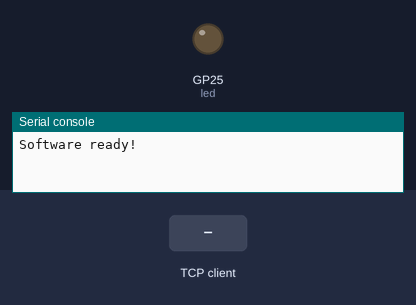
Bench run of a program on a simulated Raspberry Pi Pico running MicroPython. Shown: output pins drawn as LEDs (lit = HIGH), the last lines printed to the serial console. Dashed ring = blinking. The test bench sets the inputs (shaded band). The board's own WiFi access point starts at once; one TCP client connects 1 s after the port opens and stays connected.

Above: at 1.2 s.
1.3 s: the TCP client sends "state"
At 4.6 s:
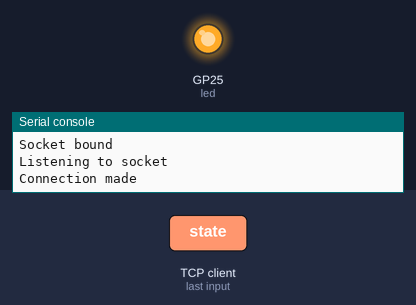
5.7 s: the TCP client sends "Testing"
9.4 s: the TCP client sends "Starting"
At 10.7 s:
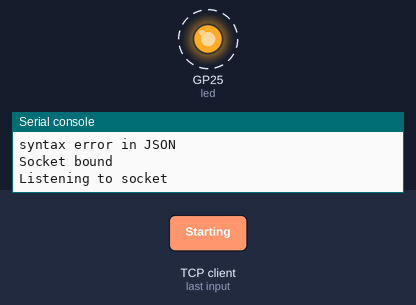
Timing chart, 0 to 12.6 s (numbered marks = the images above; inputs shaded):
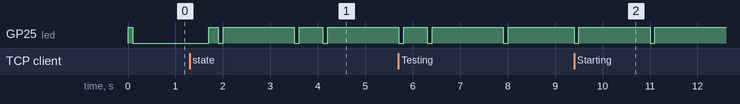

The program:

servoUDP.py
```python
# -------------------------- Main program --------------------------
# ---------- Packages ----------
import json
from time import sleep
from machine import Pin
import network
import socket


# ---------- Variables ----------
wlan = network.WLAN(network.AP_IF)
s = None
sConn = None

powerBtnPin = 2
powerBtn = Pin(powerBtnPin, Pin.IN, Pin.PULL_UP)


# ---------- Functions ----------
def runProgram():
    return (powerBtn.value() == 1)

def processData(data):
    blink(1)
    print("Data received: " + data)
    data_object = json.loads(data)
    data_title = data_object["title"]
    data_data = data_object["data"]
    if data_title and data_data:
        if (data_title == "state"):
            print(data_data)
            if (data_data == "Testing"):
                testProcess()
            if (data_data == "Starting" or data_data == "Stopping"):
                servo_SetPosition(servo_currentPosition_Percentage)

def testProcess():
    servo_SetPosition(-100)
    sleep(2)
    servo_SetPosition(0)
    sleep(2)
    servo_SetPosition(100)
    sleep(2)
    servo_SetPosition(0)


# ---------- Program ----------
def boot():
    print('Software ready!')
    while True:
        blink(1)
        sleep(1)
        while not runProgram:
            pass
        print("Powered on!")
        main()
        while runProgram:
            pass
        print("Powered off!")

def main():
    try:
        # Set the default turn position
        servo_SetPosition(servo_currentPosition_Percentage)
        # Stop possible previous network
        stopNetwork()
        # Setup the network
        setupNetwork()
        # Make a socket
        makeSocket(wlan)
        while runProgram:
            try:
                # Listen to the socket
                receiveSocketData(s)
            except Exception as e:
                print(e)
                # Remake a socket
                makeSocket(wlan)
    except Exception as e:
        print(e)


# ---------- Packages ----------
import machine


# ---------- Variables ----------
# Servo pin number
servoPin = 25

# Servo turn values
servo_analogRange = 225       # [ 0 ; 360 ]
servo_digitalRange = 180      # [ 0 ; servo_analogRange ]
servo_analogOffset = 4       # [ 0 ; servo_digitalOffset ]
servo_digitalOffset = 45      # [ 0 ; servo_analogRange - servo_digitalRange ]
servo_marginAngle = 50        # [ 0 ; actualRange / 2]

# Calculated servo turn values
servo_actualStart_Degrees = servo_digitalOffset + 2 * servo_analogOffset + servo_marginAngle
servo_actualEnd_Degrees = servo_digitalRange + servo_digitalOffset - servo_marginAngle
servo_actualRange_Degrees = servo_actualEnd_Degrees - servo_actualStart_Degrees

# Position values
servo_currentPosition_Percentage = 0      # [ -100 ; 100 ]

# ---------- Functions ----------
# --- Machine functions ---

# Convert degrees to analog data
def servo_DegreesToAnalog(position_Degrees):
    position_Analog = round((position_Degrees * 8000 / 225 + 1000) / 50) * 50
    return position_Analog

# Convert analog data to degrees
def servo_AnalogToDegrees(position_Analog):
    position_Degrees = round((position_Analog - 1000) / 8000 * 225)
    return position_Degrees

# Convert percentage to degrees
def servo_PercentageToDegrees(position_Percentage):
    positionProcessed_Degrees = servo_analogRange - ((position_Percentage / 100 + 1) / 2 * servo_actualRange_Degrees + servo_actualStart_Degrees)
    return positionProcessed_Degrees

# Turn function using percentage as input
def servo_TurnPercentage(position_Percentage):
    # Position(%) ∈ [ -100 ; 100 ]
    positionProcessed_Percentage = min(max(position_Percentage, -100), 100)

    # Save new position
    global servo_currentPosition_Percentage
    servo_currentPosition_Percentage = positionProcessed_Percentage

    # Convert position from percentage to degrees
    positionProcessed_Degrees = servo_PercentageToDegrees(positionProcessed_Percentage)

    # Convert position from degrees to analog data
    positionProcessed_Analog = servo_DegreesToAnalog(positionProcessed_Degrees)
    # Turn
    servo_TurnAnalog(positionProcessed_Analog)

    print(positionProcessed_Percentage, "% | ", positionProcessed_Degrees, "° | ", positionProcessed_Analog)

# Turn function using analog data as input
def servo_TurnAnalog(position_Analog):
    global servoPin
    servo = machine.PWM(machine.Pin(servoPin))
    servo.freq(50)
    servo.duty_u16(position_Analog)

# --- User functions ---

# Set position
def servo_SetPosition(position_Percentage):
    servo_TurnPercentage(position_Percentage)

# Full left turn
def servo_FullLeft():
    servo_TurnPercentage(-100)

# Full right turn
def servo_FullRight():
    servo_TurnPercentage(100)

# Turn left n degrees
def servo_TurnLeft(positionChange_Percentage):
    global servo_currentPosition_Percentage
    servo_currentPosition_Percentage -= positionChange_Percentage
    servo_TurnPercentage(servo_currentPosition_Percentage)

# Turn right n degrees
def servo_TurnRight(positionChange_Percentage):
    global servo_currentPosition_Percentage
    servo_currentPosition_Percentage += positionChange_Percentage
    servo_TurnPercentage(servo_currentPosition_Percentage)


# -------------------------- UDP receiver --------------------------
# ---------- Packages ----------
import network
import socket
from time import sleep
from machine import Pin
import select

# ---------- Led ----------
led = Pin("LED", Pin.OUT)
led.off()
def blink(blinks):
  for i in range(0, blinks):
    led.toggle()
    sleep(0.1)
    led.toggle()
    sleep(0.2)
  sleep(0.3)

# ---------- Setup network ----------
def setupNetwork():
    global wlan
    print('Setting up network...')
    # Set network type
    wlan = network.WLAN(network.AP_IF)
    # Set the name and password of the WiFi AP
    ssid = "Tesla Mini"
    password = ".'.'.'.'"
    # Create the WiFi AP
    # ip, subnet, gateway, dns
    wlan.ifconfig(('192.168.4.1', '255.255.255.0', '192.168.4.1', '8.8.8.8'))
    wlan.config(essid=ssid, password=password)
    # Start network
    print('Starting network...')
    wlan.active(True)
    # Wait to start
    while wlan.active() == False:
        wlan.active(True)
        pass
    print("Acces point active on IP: " + wlan.ifconfig()[0])
    print("Connect to \"" + ssid + "\" using the password \"" + password + "\"")
    blink(2)

# ---- Stop network ----
def stopNetwork():
    global wlan
    wlan.active(False)
    print('Stopped network')

# ---------- Connecting ----------
def makeSocket(wlan):
    global s
    # Remove possible previous socket
    try:
        s.close() # type:ignore
    except Exception as e:
        pass
    # Create a socket
    s = socket.socket()
    s.setsockopt(socket.SOL_SOCKET, socket.SO_REUSEADDR, 1)
    # Bind the socket to a local address and port
    s.bind((wlan.ifconfig()[0], 80))
    s.setblocking(0)
    print("Socket bound")
    listenToSocket(s)

def listenToSocket(s):
    global sConn
    # Listen for incoming connections
    s.listen()
    print("Listening to socket")

    # Accept an incoming connection
    while runProgram:
        try:
            sConn, sAddr = s.accept()
            break
        except Exception as e:
            pass
    if not runProgram:
        return
    blink(1)
    print("Connection made")

def receiveSocketData(s):
    global sConn
    # Continuously receive data and process it
    data = None
    while runProgram:
        # Check if connection is still active
        connected = select.select([s], [], [], 0)
        if not connected:
            print("Connection lost")
            raise Exception("Connection lost")
        # If there is data, process it
        data = sConn.recv(1024).decode() # type:ignore
        if not data:
            continue
        if data != None:
            processData(data)
        data = None


# -------------------------- Run program --------------------------
boot()
```

Measured:
- after the input at 9.4 s, GP25 (led): alternates HIGH for 1.5 s and LOW for 0.10 s, 4 changes in all, then stays HIGH, starting at once
